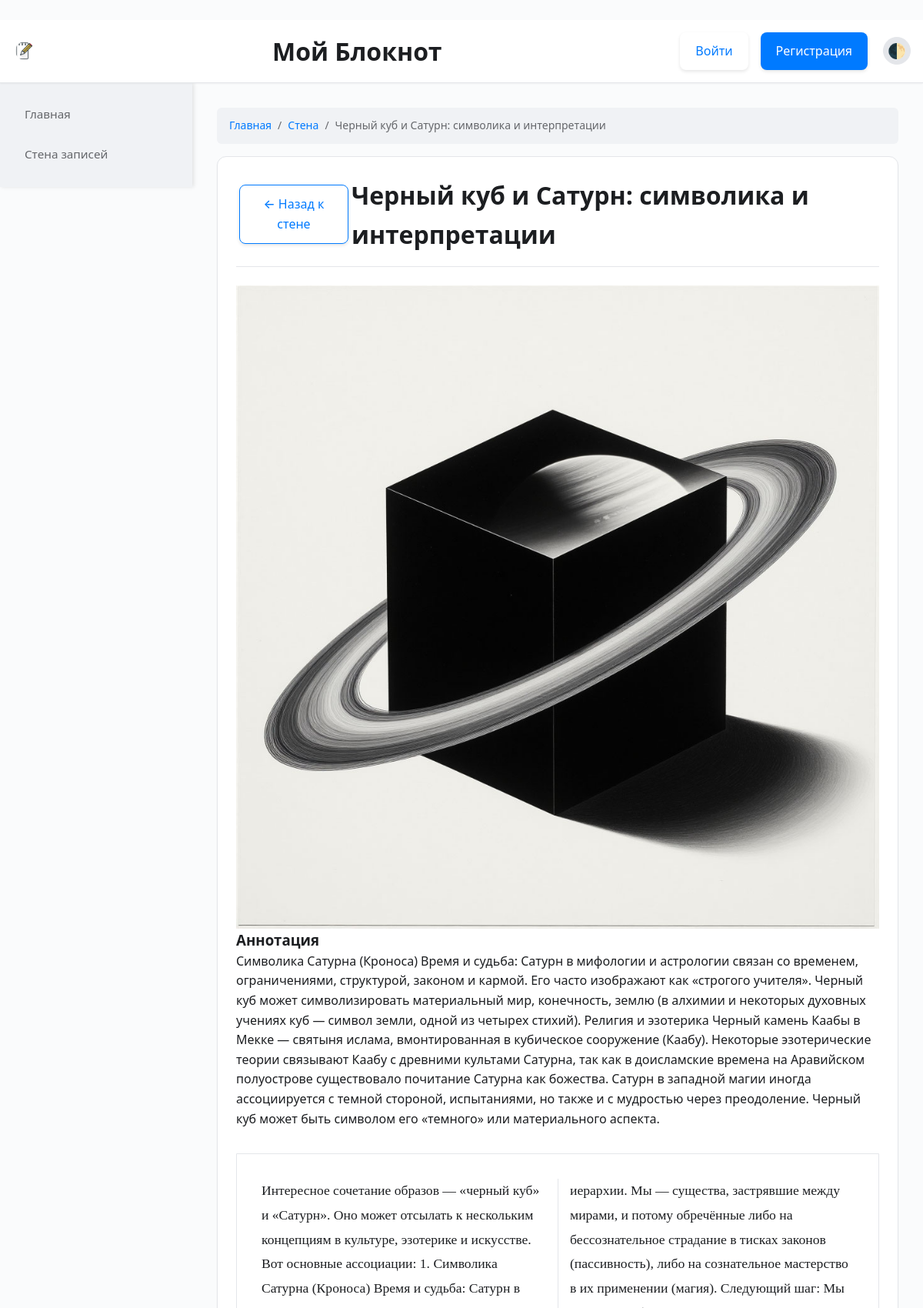
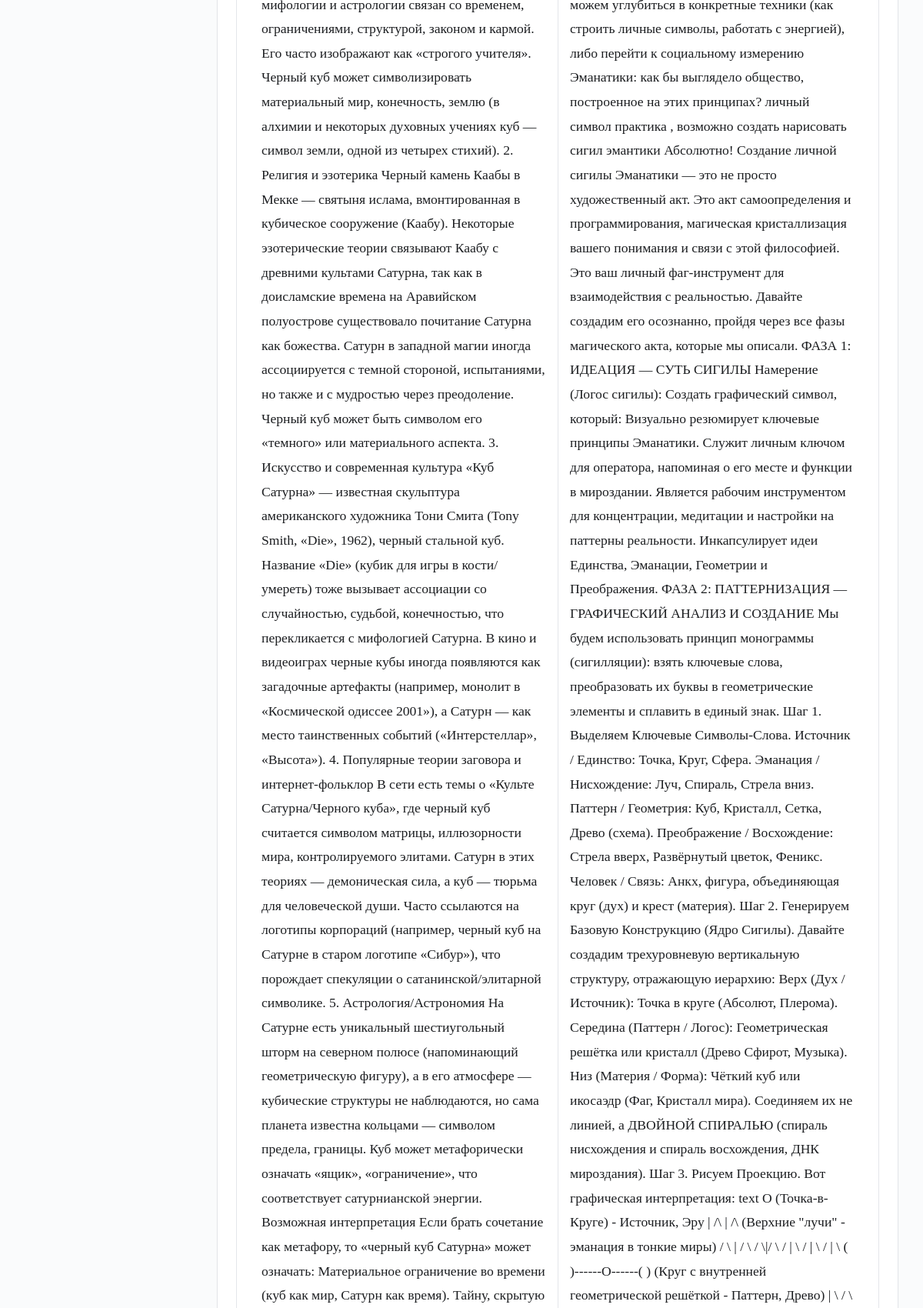
Screenshot of /read_article/1 (upper part) with the database file from the repository (2 pictures, top to bottom).
### models.py (models this page shows, shortened)
class Note(db.Model):
    id = db.Column(db.Integer, primary_key=True)
    title = db.Column(db.String(200), nullable=True)
    content = db.Column(db.Text, nullable=True)
    full_content = db.Column(db.Text, nullable=True) # Полный HTML-контент статьи
    image_filename = db.Column(db.String(200), nullable=True)
    created_at = db.Column(db.DateTime, default=datetime.utcnow)
    updated_at = db.Column(db.DateTime, default=datetime.utcnow, onupdate=datetime.utcnow)
    note_type = db.Column(db.String(20), default='note') # 'note', 'list', 'image_note', 'article'
    tags = db.Column(db.String(500), nullable=True)
    background_color = db.Column(db.String(20), default='white')
    summary = db.Column(db.Text, nullable=True) # Краткое описание статьи
    preview_image = db.Column(db.String(200), nullable=True) # Изображение превью статьи
    category_ids = db.Column(db.String(200), nullable=True)
    is_published = db.Column(db.Boolean, default=False) # По умолчанию False
    user_id = db.Column(db.Integer, db.ForeignKey('user.id'), nullable=False)
    user = db.relationship('User', backref=db.backref('notes', lazy=True))

### app.py (the view)
@app.route('/read_article/<int:id>')
def read_article(id):
    if current_user.is_authenticated and current_user.is_admin:
        article = Note.query.filter_by(id=id, note_type='article').first_or_404()
    else:
        article = Note.query.filter_by(id=id, note_type='article', is_published=True).first_or_404()
    note_categories = [Category.query.get(cid) for cid in parse_category_ids(article.category_ids)]
    return render_template('read_article.html', note=article, note_categories=note_categories, display_content=article.full_content)

### app.py (called while the page is built)
def parse_category_ids(category_ids_str):
    if category_ids_str:
        return [int(id) for id in category_ids_str.split(',')]
    return []

### templates/read_article.html (shortened to what this page needs)
{% extends "base.html" %}
{% block sidebar %}
    {% include 'sidebar.html' %}
{% endblock %}
{% block breadcrumbs %}
<nav aria-label="breadcrumb">
    <ol class="breadcrumb">
        <li class="breadcrumb-item"><a href="{{ url_for('index') }}">Главная</a></li>
        <li class="breadcrumb-item"><a href="{{ url_for('wall') }}">Стена</a></li>
        <li class="breadcrumb-item active" aria-current="page">{{ note.title }}</li>
    </ol>
</nav>
{% endblock %}
{% block content %}
<div class="content-card reading-container">
    <div class="card-header">
        <a href="{{ url_for('wall') }}" class="btn btn-secondary">← Назад к стене</a>
        <h1>{{ note.title }}</h1>
    </div>
    {% if note.preview_image %}
        <div class="article-preview-image-full">
            <img src="{{ url_for('static', filename='uploads/' + note.preview_image) }}" alt="Превью статьи" style="max-width: 100%;">
        </div>
    {% endif %}
    {% if note.summary %}
        <div class="article-summary-full">
            <h3>Аннотация</h3>
            <p>{{ note.summary }}</p>
        </div>
    {% endif %}
    <div class="article-content-full reader-mode-article">
    </div>
</div>
{% endblock %}

### static/css/style.css (style rules this page uses)
:root { --bg-color: #FAFBFC; --main-bg-color: #FFFFFF; --text-color: #1C1E21; --secondary-text-color: #65676B; --border-color: #E4E6EA; --header-bg-color: #FFFFFF; --header-text-color: #1C1E21; --sidebar-bg-color: #F0F2F5; --sidebar-link-color: #65676B; --sidebar-link-hover-bg: rgba(0, 122, 255, 0.1); --sidebar-link-hover-color: #007AFF; --sidebar-link-active-bg: #007AFF; --sidebar-link-active-color: white; --btn-primary-bg: #007AFF; --btn-primary-hover-bg: #0062cc; --btn-secondary-bg: transparent; --btn-secondary-color: #007AFF; --btn-secondary-hover-bg: rgba(0, 122, 255, 0.1); --btn-secondary-hover-color: #0056b3; --card-shadow: 0 1px 2px rgba(0,0,0,0.05); --footer-bg-color: #FFFFFF; --footer-text-color: #90949C; --tag-bg: #F0F2F5; --tag-color: #65676B; --highlight-color: #007AFF; --code-bg: #F0F2F5; --code-color: #E06C75; --pre-bg: #2D3748; --pre-color: #A9B7C6; --theme-toggle-bg: #E4E6EA; --theme-toggle-color: #65676B; --theme-toggle-hover-bg: #D8DADB; --theme-toggle-hover-color: #1C1E21; }
* { margin: 0; padding: 0; box-sizing: border-box; }
body { font-family: system-ui, -apple-system, BlinkMacSystemFont, 'Segoe UI', Roboto, Oxygen, Ubuntu, Cantarell, 'Open Sans', 'Helvetica Neue', sans-serif; background-color: var(--bg-color); color: var(--text-color); line-height: 1.6; transition: background-color 0.3s ease, color 0.3s ease; }
.content-card { background-color: var(--main-bg-color); padding: 1.5rem; border-radius: 12px; box-shadow: var(--card-shadow); max-width: 1000px; margin: 0 auto; border: 1px solid var(--border-color); transition: box-shadow 0.3s ease; }
.card-header { display: flex; align-items: center; justify-content: space-between; margin-bottom: 1.5rem; padding-bottom: 1rem; border-bottom: 1px solid var(--border-color); transition: border-color 0.3s ease; }
.btn { display: inline-block; padding: 0.75rem 1.25rem; margin: 0.25rem; border: none; border-radius: 8px; cursor: pointer; font-size: 1rem; font-weight: 500; text-decoration: none; text-align: center; transition: background-color 0.2s, transform 0.2s, box-shadow 0.2s; box-shadow: 0 2px 4px rgba(0,0,0,0.1); }
.btn-secondary { background-color: var(--btn-secondary-bg); color: var(--btn-secondary-color); border: 1px solid var(--btn-secondary-color); }
.breadcrumb { display: flex; flex-wrap: wrap; padding: 0.75rem 1rem; margin-bottom: 1rem; list-style: none; background-color: var(--sidebar-bg-color); border-radius: 0.375rem; font-size: 0.875rem; }
.breadcrumb-item + .breadcrumb-item { padding-left: 0.5rem; }
.breadcrumb-item + .breadcrumb-item::before { float: left; padding-right: 0.5rem; color: var(--secondary-text-color); content: "/"; }
.breadcrumb-item a { color: var(--highlight-color); text-decoration: none; }
.breadcrumb-item.active { color: var(--secondary-text-color); }
.reader-mode-article { font-family: 'Georgia', 'Times New Roman', serif; font-size: 1.1rem; line-height: 1.8; margin: 2rem 0; padding: 2rem; background-color: var(--main-bg-color); border-radius: 0; box-shadow: none; border: 1px solid var(--border-color); column-count: 1; column-gap: 2rem; column-rule: 1px solid var(--border-color); }
@media (min-width: 1024px) { .reader-mode-article { column-count: 2; } }

### rows the page displays
Note: title "Черный куб и Сатурн: символика и интерпретации", preview_image (picture), summary "Символика Сатурна (Кроноса) Время и судьба: Сатурн в мифологии и астрологии связан со временем, ограничениями, структурой, законом и кармой. Его часто изображают как «строгого учителя». Черный куб может символизировать материальный мир, конечность, землю (в алхимии и некоторых духовных учениях куб — символ земли, одной из четырех стихий). Религия и эзотерика Черный камень Каабы в Мекке — святыня ислама, вмонтированная в кубическое сооружение (Каабу). Некоторые эзотерические теории связывают Каабу с древними культами Сатурна, так как в доисламские времена на Аравийском полуострове существовало почитание Сатурна как божества. Сатурн в западной магии иногда ассоциируется с темной стороной,…"
